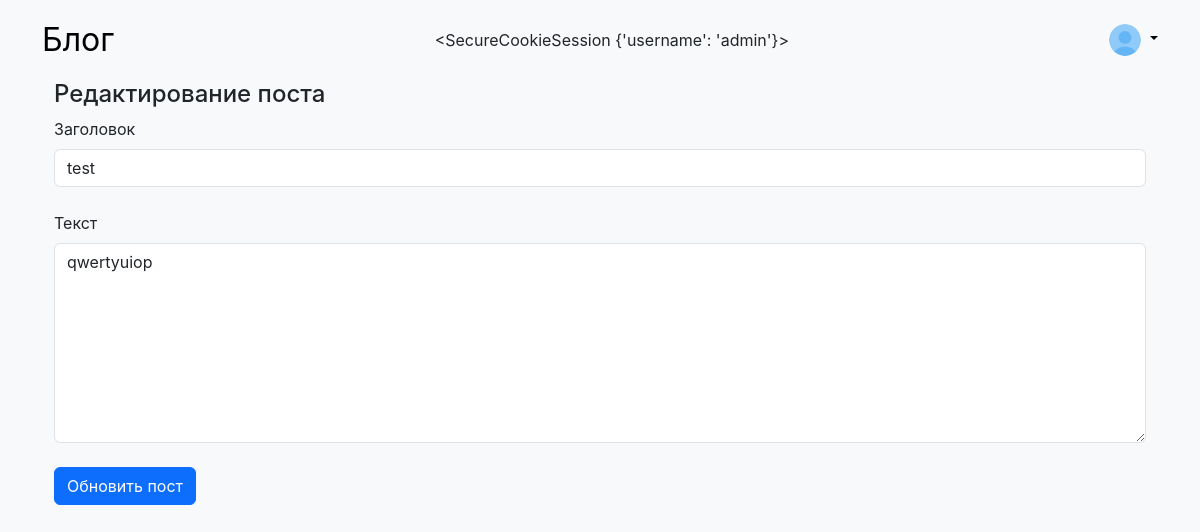
Before: /editPost/1 (signed in) with the older database file.
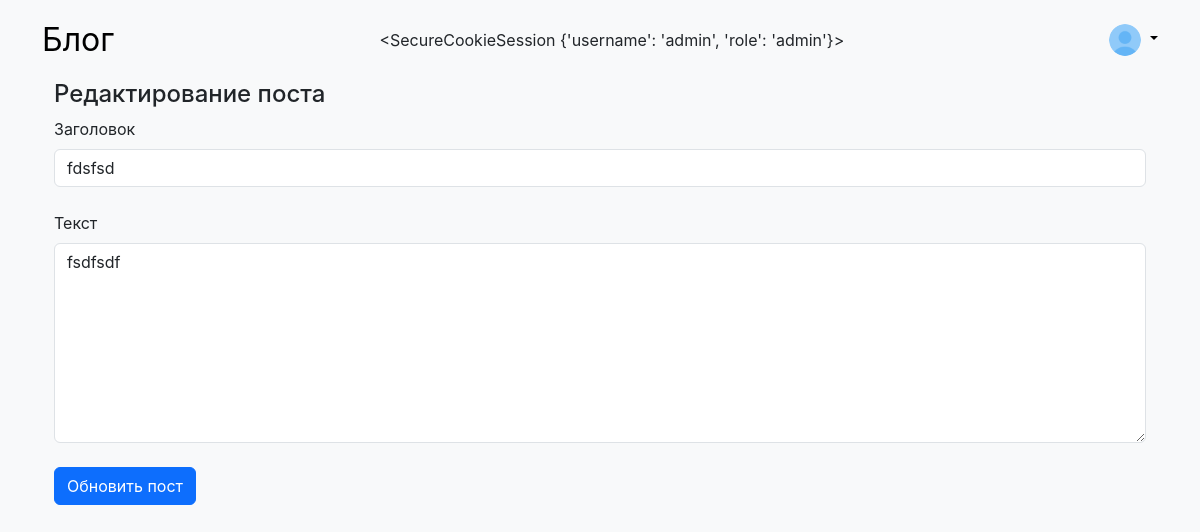
After: the same page with the newer database file.
### tables this page shows
CREATE TABLE posts (
				id INTEGER PRIMARY KEY AUTOINCREMENT,
				title TEXT,
				content TEXT
			);

### routes.py (the view)
		@self.app.route('/editPost/<int:post_id>')
		def editPost(post_id):
			return render_template(
				'editPost.html',
				post = self.dbController.getPostById(int(post_id))[0]
			)

### db/ConnectionHelper.py (called while the page is built)
	def getConnection(self):
		return self.connection

	def close(self):
		self.connection.commit()
		self.connection.close()

	def __del__(self):
		self.close()

### db/DataBaseController.py (called while the page is built)
	def getPostById(self, postID):
		return self.postModel.getPostByID(postID)

### db/PostModel.py (called while the page is built)
	def getPostByID(self, postID):
		connectionHelper = ConnectionHelper()
		connection = connectionHelper.getConnection()
		cursor = connection.cursor()
		cursor.execute("SELECT * FROM posts WHERE id=?", (postID,))
		ret = cursor.fetchall()
		return ret

### templates/editPost.html
{% extends 'layout.html' %}
{% block content %}
	<div class="container">
		<h4>Редактирование поста</h4>
		<form method="post" action="/sendEditPost/{{ post[0] }}">
			<label class="form-label" for="title">Заголовок</label><br>
			<input class="form-control" type="text" name="title" value="{{ post[1] }}"><br>
			<label class="form-label" for="content">Текст</label><br>
			<textarea class="form-control" type="text" name="content" style="min-height: 200px;">{{ post[2] }}</textarea><br>
			<input class="btn btn-primary" type="submit" name="send" value="Обновить пост">
		</form>
	</div>
{% endblock %}

Changed rows visible on the page:
changed posts: title "test" → "fdsfsd"; content "qwertyuiop" → "fsdfsdf"
Other visible differences:
{{ session }}: "<SecureCookieSession {'username': 'admin'}>" → "<SecureCookieSession {'username': 'admin', 'role': 'admin'}>"
